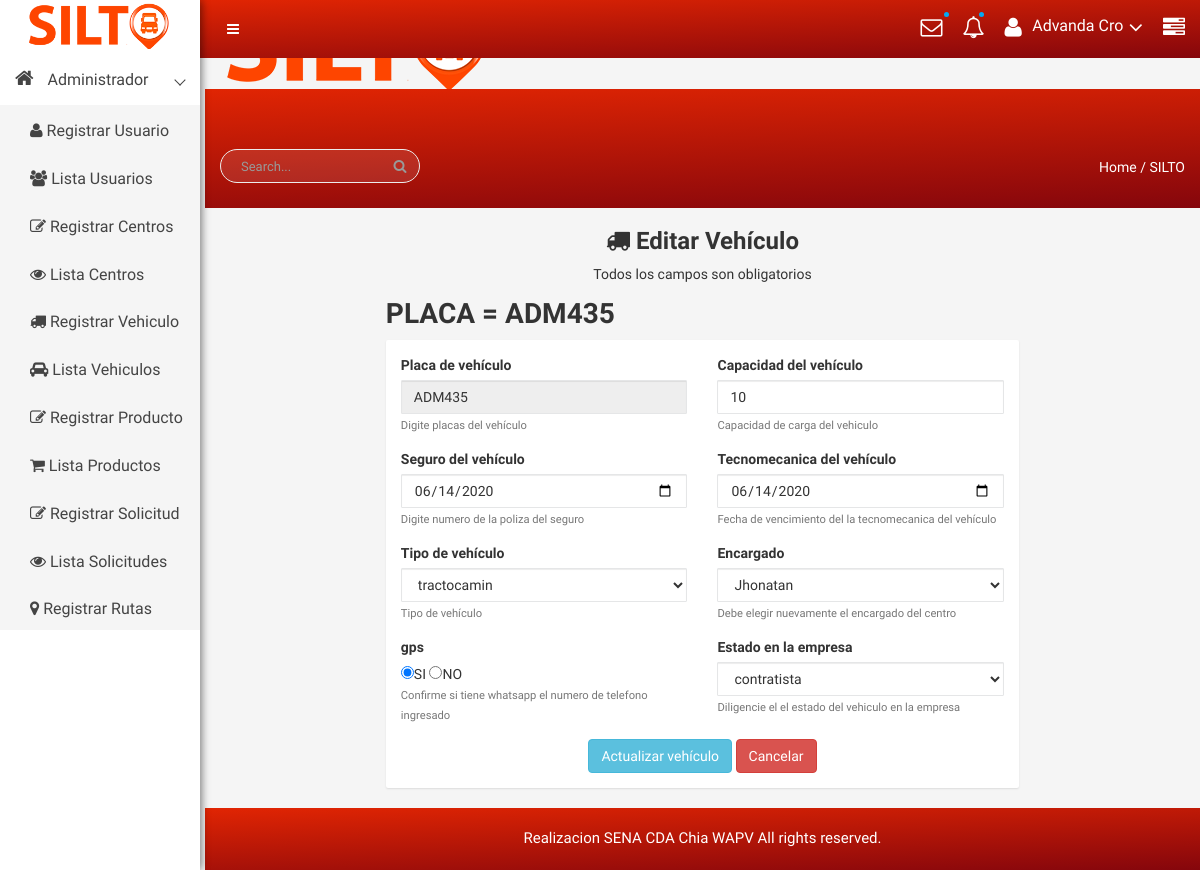
The app's page /vehiculo/leer/ADM435 (signed in) with its own data.
### tables this page shows
CREATE TABLE `vehiculo` (
  `placa` varchar(6) NOT NULL COMMENT 'Placa de vehiculo',
  `capacidad` varchar(15) NOT NULL COMMENT 'Capacidad de cargue vehiculo',
  `seguro` date NOT NULL COMMENT 'Seguro de vehiculo',
  `tecnomecanica` date NOT NULL COMMENT 'Tecnomecanica vehiculo',
  `tipo_vehiculo` varchar(11) NOT NULL COMMENT 'Tipo de vehiculo de carga.',
  `gps` varchar(2) NOT NULL COMMENT 'GPS de vehiculo',
  `estado` varchar(11) NOT NULL COMMENT 'Estao de vehiculo en la empresa propiedad o contratista.',
  `identificacion` bigint(20) NOT NULL COMMENT 'Nombre de conductor.',
  `fecha_registro` timestamp NOT NULL DEFAULT CURRENT_TIMESTAMP COMMENT 'Fecha del registro'
);

CREATE TABLE `usuario` (
  `identificacion` bigint(20) NOT NULL COMMENT 'Identificacion de user',
  `nombre` varchar(25) NOT NULL COMMENT 'Nombre de user',
  `apellido` varchar(25) NOT NULL COMMENT 'Apellido  de user',
  `email` varchar(50) NOT NULL COMMENT 'Email de user',
  `telefono` int(20) NOT NULL COMMENT 'Numero de celular',
  `whatsapp` varchar(2) NOT NULL COMMENT 'Whatsapp',
  `cargo` varchar(15) NOT NULL COMMENT 'Rol de user',
  `estado` text NOT NULL COMMENT 'Estado del User',
  `fecha_ingreso` datetime NOT NULL DEFAULT CURRENT_TIMESTAMP COMMENT 'Fecha de ingreso user',
  `foto` varchar(300) NOT NULL,
  `pass` varchar(255) NOT NULL COMMENT 'password',
  `id` int(2) NOT NULL
);

### libs/view.php (called while the page is built, shortened)
<?php
class View{
    function render($nombre){
        require 'views/' . $nombre . '.php';
    }
}
?>

### controllers/vehiculo.php (called while the page is built, shortened)
<?php
    class Vehiculo extends Controller{
        function __construct(){
            $this->view->mensaje="";
        }
        function leer($param = null){
            $placa = $param[0];
            $vehiculo = $this->model->readById($placa);
            $usuarios = $this->view->datos['ddl_usuarios'] = $this->model->cargarEncargado();
            $this->view->ddl_usuarios = $usuarios;
            $this->view->vehiculo = $vehiculo;
            $this->view->render('admin/editarvehiculo');
        }
    }
?>

### index.php (called while the page is built, shortened)
<?php
    require 'libs/database.php';
    require 'libs/controller.php';
    require 'libs/view.php';
    $app = new App();
?>

### models/vehiculomodel.php (called while the page is built, shortened)
<?php
    include_once('models/vehiculo.php');
    class VehiculoModel extends Model{
        public function readById($id){
            $item = new vehiculoDAO();
            try{
                $query = $this->db->connect()->prepare('SELECT veh.placa, veh.capacidad, veh.seguro, veh.tecnomecanica,
                veh.tipo_vehiculo,   veh.gps,  veh.fecha_registro, usu.nombre as nombreconductor, veh.estado as estadovehiculo
                FROM vehiculo as veh
                INNER JOIN usuario as usu on usu.identificacion=veh.identificacion
                 WHERE placa = :id');
                $query->execute(['id' => $id]);
                while($row = $query->fetch()){
                    $item->placa           = $row['placa'];
                    $item->capacidad       = $row['capacidad'];
                    $item->seguro          = $row['seguro'];
                    $item->tecnomecanica   = $row['tecnomecanica'];
                    $item->tipo_vehiculo   = $row['tipo_vehiculo'];
                    $item->gps             = $row['gps'];
                    $item->estado          = $row['estadovehiculo'];
                    $item->identificacion  = $row['nombreconductor'];
                    $item->fecha_registro  = $row['fecha_registro'];
                }
                return $item;
            }catch(PDOException $e){
                if(constant("DEBUG")){
                    echo $e->getMessage();
                }
                return null;
            }
        }
    }
?>

### libs/database.php (called while the page is built)
<?php
class Database{
    private $host;
    private $db;
    private $user;
    private $password;
    private $charset;
    public function __construct(){
        $this->host     = constant('HOST');
        $this->db       = constant('DB');
        $this->user     = constant('USER');
        $this->password = constant('PASSWORD');
        $this->charset  = constant('CHARSET');
    }
    function connect(){
        try{
            $connection = "mysql:host=" . $this->host . ";dbname=" . $this->db . ";charset=" . $this->charset;
            $options = [
                PDO::ATTR_ERRMODE            => PDO::ERRMODE_EXCEPTION,
                PDO::ATTR_EMULATE_PREPARES   => false,
            ];
            $pdo = new PDO($connection, $this->user, $this->password, $options);
            return $pdo;
        }catch(PDOException $e){
            print_r('Error connection: ' . $e->getMessage());
        }
    }
}
?>

### libs/controller.php (called while the page is built, shortened)
<?php
class Controller{
    function loadModel($model){
        $url = 'models/'.$model.'model.php';
        if(file_exists($url)){
            $this->model = new $modelName();
        }
    }
}
?>

### views/admin/editarvehiculo.php (the view, shortened to what this page needs)
<!DOCTYPE html>
<html lang="es">
<head>
</head>
</head>
<body>
    <?php require 'views/header.php'; ?>
    <div class="container-fluid">
    <div class="row">
        <div class="col-lg-2 col-md-2 col-sm-2 col-xs-12"></div>
        <div class="col-md-8 col-md-8 col-sm-8 col-xs-12">
            <div class="text-center custom-login mt-20px">
                <h3><i class="fa fa-truck" aria-hidden="true"></i> Editar Vehículo</h3>
                <p>Todos los campos son obligatorios</p>
            </div>
            <h1>PLACA = <?php echo strtoupper($this->vehiculo->placa); ?></h1>
            <div class="hpanel">
                <div class="panel-body">
                <form action="<?php echo constant('URL'); ?>vehiculo/editar" method="POST">
                    <div class="row">
                        <div class="form-group col-md-6">
                            <label for="placa">Placa de vehículo</label>
                            <input type="text" class="form-control" value="<?php echo $this->vehiculo->placa; ?>" name="placa" id="placa" readonly>
                            <small id="placaHelp" class="form-text text-muted">Digite placas del vehículo</small>
                        </div>
                        <div class="form-group col-md-6">
                            <label for="capacidad"> Capacidad del vehículo</label>
                            <input type="text" class="form-control" value="<?php echo $this->vehiculo->capacidad; ?>" name="capacidad" id="capacidad">
                            <small id="capadidadHelp" class="form-text text-muted">Capacidad de carga del vehiculo</small>
                        </div>
                        <div class="form-group col-md-6">
                            <label for="seguro">Seguro del vehículo</label>
                            <input type="date" class="form-control" value="<?php echo $this->vehiculo->seguro; ?>" name="seguro" id="seguro">
                            <small id="seguroHelp" class="form-text text-muted">Digite numero de la poliza del seguro</small>
                        </div>
                        <div class="form-group col-md-6">
                            <label for="tecnomecanica">Tecnomecanica del vehículo</label>
                            <input type="date" class="form-control" value="<?php echo $this->vehiculo->tecnomecanica; ?>" name="tecnomecanica" id="tecnomecanica">
                            <small id="tecnomecanicaHelp" class="form-text text-muted">Fecha de vencimiento del la tecnomecanica del vehículo</small>
                        </div>
                        <div class="form-group col-md-6">
                            <label for="tipo_vehiculo">Tipo de vehículo</label>
                            <select  class="form-control" name="tipo_vehiculo" id="tipo_vehiculo" required>
                                <option selected value="<?php echo $this->vehiculo->tipo_vehiculo;?>"><?php echo $this->vehiculo->tipo_vehiculo;?></option>
                            </select>
                            <small id="tipo_vehiculoHelp" class="form-text text-muted">Tipo de vehículo</small>
                        </div>
                        <div class="form-group col-md-6">
                                <label for="identificacion">Encargado</label>
                                <select class="form-control" id="identificacion" name="identificacion" style="width:100%">
                                <option selected value="<?php echo $this->vehiculo->identificacion; ?>"><?php echo $this->vehiculo->identificacion; ?></option>
                                </select>
                                <small id="identificacionHelp" class="form-text text-muted">Debe elegir nuevamente el encargado del centro</small>
                            </div>
                        <div class="form-group col-md-6">
                                <label for="whatsapp">gps</label><br>
                                    <input class="custom-control-input"required type="radio" name="gps" id="gps1" value="SI" checked>SI
                                    <input class="custom-control-input" type="radio" name="gps" id="gps0" value="NO">NO<br>
                                    <small id="gpsHelp" class="form-text text-muted">Confirme si tiene whatsapp el numero de telefono ingresado</small>
                                </div>
                        <div class="form-group col-md-6">
                            <label for="estado">Estado en la empresa</label>
                            <select id="estado"  name="estado" class="form-control" required>
                                <option selected value="<?php echo $this->vehiculo->estado; ?>"><?php echo $this->vehiculo->estado; ?></option>
                            </select>
                            <small id="estadopHelp" class="form-text text-muted">Diligencie el el estado del vehiculo en la empresa</small>
                        </div>
                    </div>
                    <div class="text-center">
                        <input type="submit" class="btn btn-info" value="Actualizar vehículo" >
                        <input type="button" class="btn btn-danger" onClick='window.location.assign("<?php echo constant('URL'); ?>vehiculo")' value="Cancelar">
                    </div>
                 </form>
                </div>
            </div>
        </div>
        <div class="col-lg-2 col-md-2 col-sm-2 col-xs-12"></div>
    </div>
</div><br>
    <?php require 'views/footer.php'; ?>
</body>
</html>

### public/css/main.css (style rules this page uses)
html { color: #222; font-size: 1em; line-height: 1.4; }

### public/css/style.css (style rules this page uses)
html, body { height: 100%; font-family: 'Play', sans-serif;font-weight:400;background:#f5f5f5; }
p { margin:0 0 15px; }
h1, h2, h3, h4, h5, h6 { margin: 0 0 10px; font-weight:700; }
.form-control { background-color: #FFFFFF; background-image: none; border: 1px solid #e5e6e7; border-radius: 1px; color: inherit; display: block; padding: 6px 12px; transition: border-color 0.15s ease-in-out 0s, box-shadow 0.15s ease-in-out 0s; width: 100%; }
.hpanel .panel-body { background: #fff; border-radius: 2px; padding: 15px; position: relative; -webkit-box-shadow: 0px 1px 2px 0px rgba(0, 0, 0, 0.1); box-shadow: 0px 1px 2px 0px rgba(0, 0, 0, 0.1); }
.panel-body { padding: 15px; background:#fff; }

### records on screen
vehiculo: placa "ADM435", capacidad "10", seguro "06/14/2020", tecnomecanica "06/14/2020", tipo_vehiculo "tractocamin", identificacion "Jhonatan", estado "contratista"
